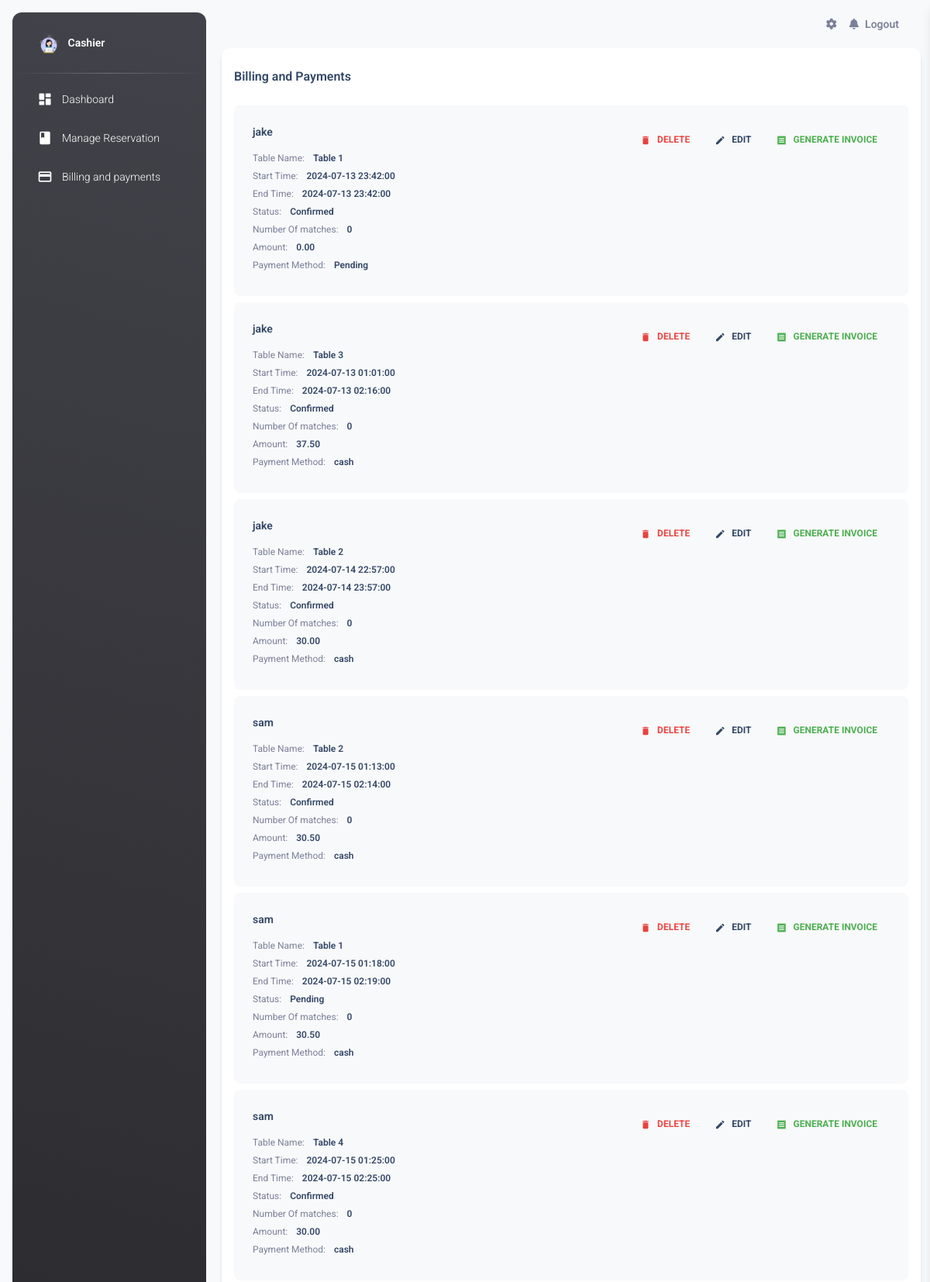
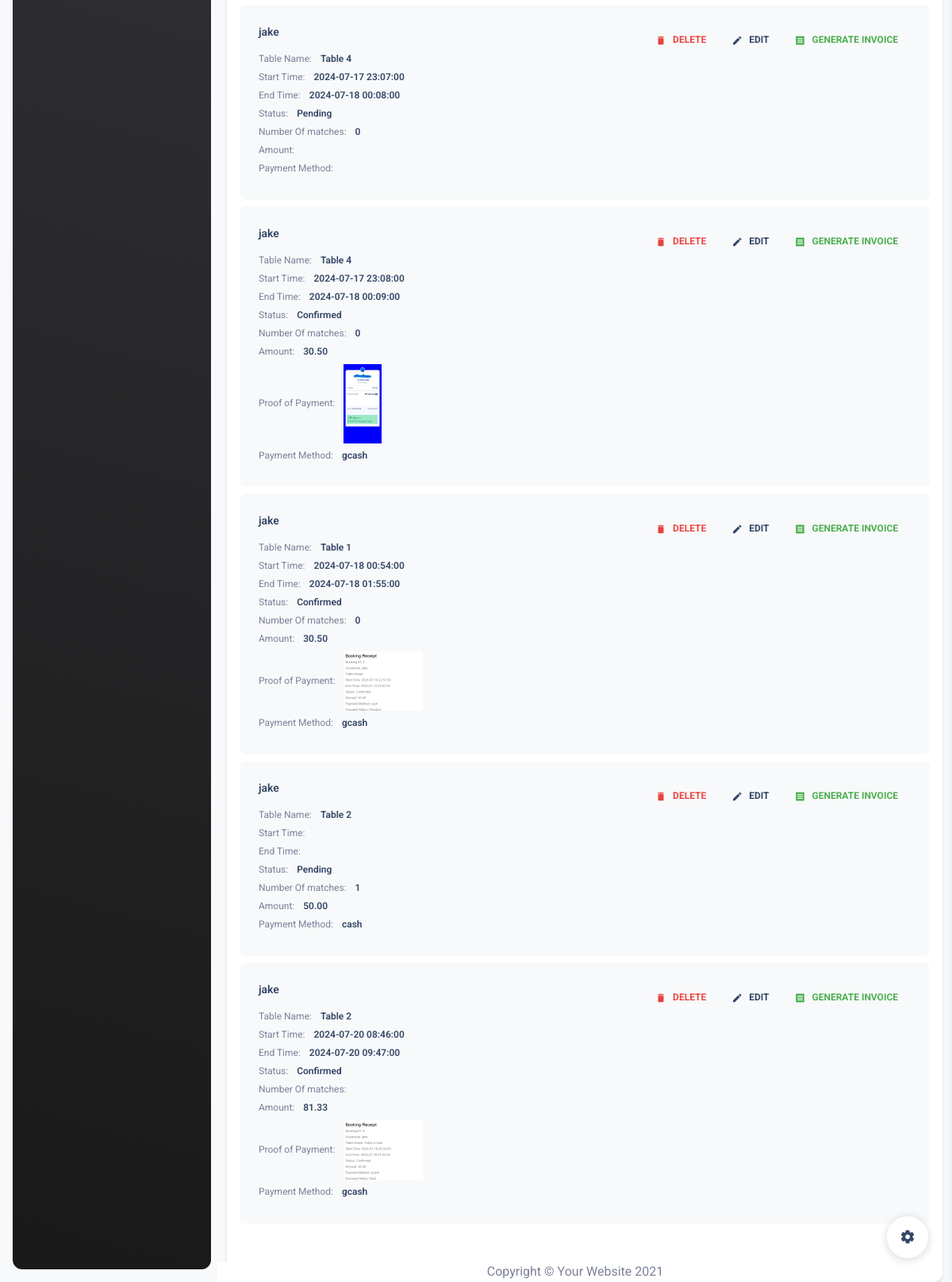
Screenshot of /cashier_billing.php (signed in) with the database file from the repository (2 pictures, top to bottom).
### tables this page shows
CREATE TABLE `transactions` (
  `transaction_id` int(11) NOT NULL,
  `booking_id` int(11) NOT NULL,
  `amount` decimal(10,2) NOT NULL,
  `payment_method` varchar(50) NOT NULL,
  `status` varchar(50) NOT NULL,
  `timestamp` timestamp NOT NULL DEFAULT current_timestamp(),
  `proof_of_payment` varchar(255) DEFAULT NULL
);

CREATE TABLE `bookings` (
  `booking_id` int(11) NOT NULL,
  `user_id` int(11) DEFAULT NULL,
  `table_id` int(11) DEFAULT NULL,
  `table_name` varchar(100) NOT NULL,
  `start_time` datetime DEFAULT NULL,
  `end_time` datetime DEFAULT NULL,
  `status` varchar(100) NOT NULL,
  `num_matches` int(11) DEFAULT NULL
);

### cashier_billing.php (the view, shortened to what this page needs)
<?php
include 'conn.php';
$sqlBookings = "SELECT b.booking_id, b.user_id, b.table_id, b.table_name, b.start_time, b.end_time, b.status, b.num_matches, t.amount, t.payment_method, t.proof_of_payment
                FROM bookings b
                LEFT JOIN transactions t ON b.booking_id = t.booking_id";
$stmtBookings = $conn->prepare($sqlBookings);
$stmtBookings->execute();
$bookings = $stmtBookings->fetchAll(PDO::FETCH_ASSOC);
$sqlUsers = "SELECT user_id, username FROM users";
$stmtUsers = $conn->prepare($sqlUsers);
$stmtUsers->execute();
$users = $stmtUsers->fetchAll(PDO::FETCH_ASSOC);
$userMap = [];
foreach ($users as $user) {
    $userMap[$user['user_id']] = $user['username'];
}
?>
<!DOCTYPE html>
<html lang="en">
   <head>
      <link href="./assets/css/nucleo-icons.css" rel="stylesheet" />
      <link href="./assets/css/nucleo-svg.css" rel="stylesheet" />
      <link id="pagestyle" href="./assets/css/material-dashboard.css?v=3.1.0" rel="stylesheet" />
      <link href="vendor/fontawesome-free/css/all.min.css" rel="stylesheet" type="text/css">
   </head>
   <body class="g-sidenav-show  bg-gray-100">
      <aside class="sidenav navbar navbar-vertical navbar-expand-xs border-0 border-radius-xl my-3 fixed-start ms-3   bg-gradient-dark" id="sidenav-main">
         <div class="sidenav-header">
            <a class="navbar-brand m-0" href=" https://demos.creative-tim.com/material-dashboard/pages/dashboard " target="_blank">
            <img src="./img/admin.png" class="navbar-brand-img h-100" alt="main_logo">
            <span class="ms-1 font-weight-bold text-white">Cashier</span>
            </a>
         </div>
         <hr class="horizontal light mt-0 mb-2">
         <div class="collapse navbar-collapse  w-auto " id="sidenav-collapse-main">
         <ul class="navbar-nav">
         <li class="nav-item">
               <a class="nav-link text-white " href="cashier_dashboard.php">
                  <div class="text-white text-center me-2 d-flex align-items-center justify-content-center">
                     <i class="material-icons opacity-10">dashboard</i>
                  </div>
                  <span class="nav-link-text ms-1">Dashboard</span>
               </a>
            </li>
            <li class="nav-item">
               <a class="nav-link text-white " href="cashier_booking.php">
                  <div class="text-white text-center me-2 d-flex align-items-center justify-content-center">
                     <i class="material-icons opacity-10">book</i>
                  </div>
                  <span class="nav-link-text ms-1">Manage Reservation</span>
               </a>
            </li>
            <li class="nav-item">
               <a class="nav-link text-white " href="cashier_billing.php">
                  <div class="text-white text-center me-2 d-flex align-items-center justify-content-center">
                     <i class="material-icons opacity-10">payment</i>
                  </div>
                  <span class="nav-link-text ms-1">Billing and payments</span>
               </a>
            </li>
         </ul>
      </aside>
      <main class="main-content border-radius-lg ">
         <nav class="navbar navbar-main navbar-expand-lg px-0 mx-4 shadow-none border-radius-xl" id="navbarBlur" data-scroll="true">
            <div class="container-fluid py-1 px-3">
               <div class="collapse navbar-collapse mt-sm-0 mt-2 me-md-0 me-sm-4" id="navbar">
                  <ul class="navbar-nav  justify-content-end">
                     <li class="nav-item px-3 d-flex align-items-center">
                        <a href="javascript:;" class="nav-link text-body p-0">
                        <i class="fa fa-cog fixed-plugin-button-nav cursor-pointer"></i>
                        </a>
                     </li>
                     <li class="nav-item dropdown pe-2 d-flex align-items-center">
                        <a href="javascript:;" class="nav-link text-body p-0" id="dropdownMenuButton" data-bs-toggle="dropdown" aria-expanded="false">
                        <i class="fa fa-bell cursor-pointer"></i>
                        </a>
                     </li>
                     <li class="nav-item d-flex align-items-center">
                        <a href="logout.php" class="nav-link text-body font-weight-bold px-0">
                        <span class="d-sm-inline d-none">Logout</span>
                        </a>
                     </li>
                  </ul>
               </div>
            </div>
         </nav>
         <div class="container-fluid">
         <div class="card">
            <div class="card-header pb-0 px-3">
               <h6 class="mb-0">Billing and Payments</h6>
            </div>
            <div class="card-body pt-4 p-3">
               <ul class="list-group">
                    <?php
                        if (!empty($bookings)) {
                            foreach ($bookings as $booking) {
                                echo '<li class="list-group-item border-0 d-flex p-4 mb-2 bg-gray-100 border-radius-lg">';
                                echo '<div class="d-flex flex-column">';
                                echo '<h6 class="mb-3 text-sm">' . htmlspecialchars($userMap[$booking["user_id"]]) . '</h6>';
                                echo '<span class="mb-2 text-xs">Table Name: <span class="text-dark font-weight-bold ms-sm-2">' . htmlspecialchars($booking["table_name"]) . '</span></span>';
                                echo '<span class="mb-2 text-xs">Start Time: <span class="text-dark ms-sm-2 font-weight-bold">' . htmlspecialchars($booking["start_time"]) . '</span></span>';
                                echo '<span class="mb-2 text-xs">End Time: <span class="text-dark ms-sm-2 font-weight-bold">' . htmlspecialchars($booking["end_time"]) . '</span></span>';
                                echo '<span class="mb-2 text-xs">Status: <span class="text-dark ms-sm-2 font-weight-bold">' . htmlspecialchars($booking["status"]) . '</span></span>';
                                echo '<span class="mb-2 text-xs">Number Of matches: <span class="text-dark ms-sm-2 font-weight-bold">' . htmlspecialchars($booking["num_matches"]) . '</span></span>';
                                echo '<span class="mb-2 text-xs">Amount: <span class="text-dark ms-sm-2 font-weight-bold">' . htmlspecialchars($booking["amount"]) . '</span></span>';
                                if (!empty($booking["proof_of_payment"])) {
                                    echo '<span class="mb-2 text-xs">Proof of Payment: <span class="text-dark ms-sm-2 font-weight-bold">';
                                    echo '<a href="#" onclick="openImageModal(\'' . htmlspecialchars($booking["proof_of_payment"]) . '\'); return false;">';
                                    echo '<img src="' . htmlspecialchars($booking["proof_of_payment"]) . '" alt="Proof of Payment" style="max-width: 100px; max-height: 100px;">';
                                    echo '</a>';
                                    echo '</span></span>';
                                }
                                echo '<span class="mb-2 text-xs">Payment Method: <span class="text-dark ms-sm-2 font-weight-bold">' . htmlspecialchars($booking["payment_method"]) . '</span></span>';
                                echo '</div>';
                                echo '<div class="ms-auto text-end">';
                                echo '<a class="btn btn-link text-danger text-gradient px-3 mb-0" href="delete_booking.php?booking_id=' . htmlspecialchars($booking["booking_id"]) . '"><i class="material-icons text-sm me-2">delete</i>Delete</a>';
                                echo '<a class="btn btn-link text-dark px-3 mb-0" data-toggle="modal" data-target="#bookingModal" onclick=\'openEditModal(' . htmlspecialchars(json_encode($booking)) . ')\'>';
                                echo '<i class="material-icons text-sm me-2">edit</i>Edit</a>';
                                if ($booking['status'] == 'cancelled' || $booking['status'] == 'pending') {
                                    echo '<a class="btn btn-link text-success px-3 mb-0" onclick="alert(\'Cannot generate receipt for a booking with status: ' . htmlspecialchars($booking['status']) . '\');"><i class="material-icons text-sm me-2">receipt</i>Generate Receipt</a>';
                                } else {
                                    echo '<a class="btn btn-link text-success px-3 mb-0" href="generate_invoice.php?booking_id=' . htmlspecialchars($booking["booking_id"]) . '"><i class="material-icons text-sm me-2">receipt</i>Generate Invoice</a>';
                                }
                                echo '</div>';
                                echo '</li>';
                            }
                        } else {
                            echo '<li class="list-group-item border-0 d-flex p-4 mb-2 bg-gray-100 border-radius-lg">';
                            echo '<div class="d-flex flex-column">';
                            echo '<h6 class="mb-3 text-sm">No bookings found.</h6>';
                            echo '</div>';
                            echo '</li>';
                        }
                        ?>
               </ul>
         </div>
         <div class="row">
         <div class="row mt-4">
            <footer class="sticky-footer bg-white">
               <div class="container my-auto">
                     <div class="copyright text-center my-auto">
                        <span>Copyright &copy; Your Website 2021</span>
                      </div>
                </div>
            </footer>
         </div>
      </main>
      <div class="fixed-plugin">
         <a class="fixed-plugin-button text-dark position-fixed px-3 py-2">
         <i class="material-icons py-2">settings</i>
         </a>
      </div>
   </body>
</html>

### rows the page displays
transactions: booking.user_id "jake", booking.table_name "Table 1", booking.start_time "2024-07-13 23:42:00", booking.end_time "2024-07-13 23:42:00", booking.status "Confirmed", booking.num_matches "0", amount "0.00", payment_method "Pending"
transactions: booking.user_id "jake", booking.table_name "Table 3", booking.start_time "2024-07-13 01:01:00", booking.end_time "2024-07-13 02:16:00", booking.status "Confirmed", booking.num_matches "0", amount "37.50", payment_method "cash"
transactions: booking.user_id "jake", booking.table_name "Table 2", booking.start_time "2024-07-14 22:57:00", booking.end_time "2024-07-14 23:57:00", booking.status "Confirmed", booking.num_matches "0", amount "30.00", payment_method "cash"
transactions: booking.user_id "sam", booking.table_name "Table 2", booking.start_time "2024-07-15 01:13:00", booking.end_time "2024-07-15 02:14:00", booking.status "Confirmed", booking.num_matches "0", amount "30.50", payment_method "cash"
transactions: booking.user_id "sam", booking.table_name "Table 1", booking.start_time "2024-07-15 01:18:00", booking.end_time "2024-07-15 02:19:00", booking.status "Pending", booking.num_matches "0", amount "30.50", payment_method "cash"
transactions: booking.user_id "sam", booking.table_name "Table 4", booking.start_time "2024-07-15 01:25:00", booking.end_time "2024-07-15 02:25:00", booking.status "Confirmed", booking.num_matches "0", amount "30.00", payment_method "cash"
bookings: user "jake", table_name "Table 4", start_time "2024-07-17 23:07:00", end_time "2024-07-18 00:08:00", status "Pending", num_matches "0"
transactions: booking.user_id "jake", booking.table_name "Table 4", booking.start_time "2024-07-17 23:08:00", booking.end_time "2024-07-18 00:09:00", booking.status "Confirmed", booking.num_matches "0", amount "30.50", proof_of_payment (picture), payment_method "gcash"
transactions: booking.user_id "jake", booking.table_name "Table 1", booking.start_time "2024-07-18 00:54:00", booking.end_time "2024-07-18 01:55:00", booking.status "Confirmed", booking.num_matches "0", amount "30.50", proof_of_payment (picture), payment_method "gcash"
transactions: booking.user_id "jake", booking.table_name "Table 2", booking.status "Pending", booking.num_matches "1", amount "50.00", payment_method "cash"
transactions: booking.user_id "jake", booking.table_name "Table 2", booking.start_time "2024-07-20 08:46:00", booking.end_time "2024-07-20 09:47:00", booking.status "Confirmed", amount "81.33", proof_of_payment (picture), payment_method "gcash"
